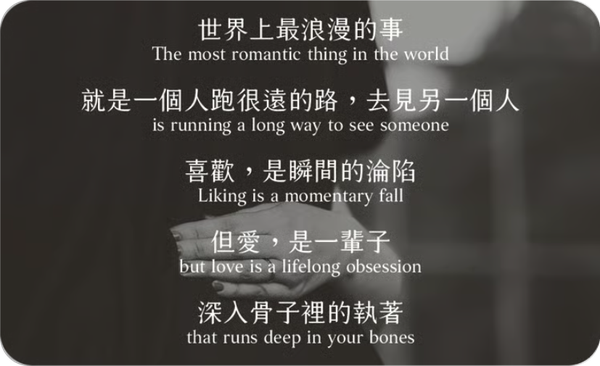
#> input picture _原始檔/img/cards/01.png, 600 x 366 px, given in place of card_01.png, which was not available
$ python prep_cards.py
#> lines starting #> are read from the running program, lines starting #| are printed output that depends on the picture; after the words box and inside, x2 and y2 are one past the last pixel; in counts of white or black regions, pixels touching at a corner belong together
"""語錄卡卡面：從專屬內容頁截圖（IG 封面工作檔 cards/card_NN.png，831×510，卡在 x3–830、y2–507，圓角約 40）裁成圓角透明 PNG。
另外做 06 一頁拆解的 8 張輪播（每張 1.2 秒＝15fps×18 格）與上方語錄字幕。"""
import os, json, shutil
from PIL import Image, ImageDraw
D = os.path.dirname(os.path.abspath(__file__))
SRC = "/Users/ningchang/Library/Mobile Documents/com~apple~CloudDocs/○煦暖曆/01_廣告投放/語錄卡/圖文/IG輪播_4比5/工作檔/封面單品情境/cards/"
Q = json.load(open(D + '/quotes_50.json'))   # 專屬內容頁 alt 文字：{"1": "第一行\n第二行…"}
#> (reads _原始檔/quotes_50.json from the repository)
def card(n, w=600):
#> called with n = 1, w = 600
    im = Image.open(f'{SRC}card_{n:02d}.png').convert('RGB').crop((3, 2, 830, 507))
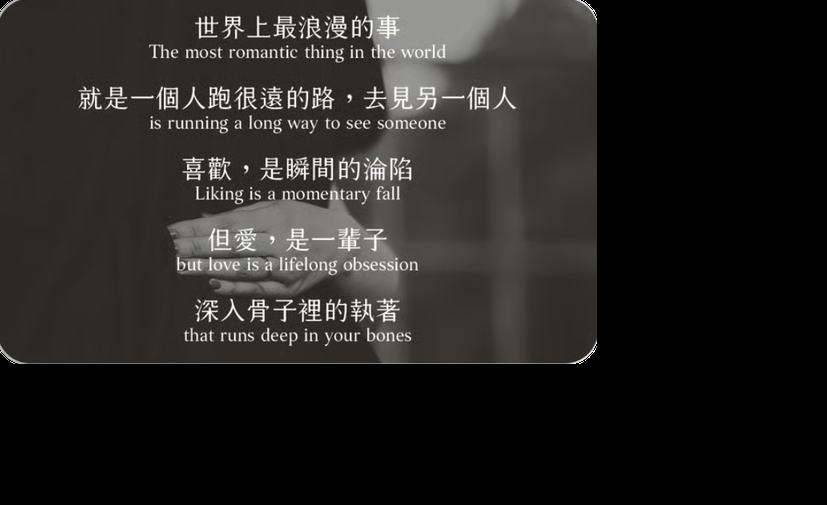
#> im: PIL image 827x505 RGB; mean R, G, B 36.8, 35.4, 33.6
    s = 4; m = Image.new('L', (im.width * s, im.height * s), 0)
#> after `m = Image.new('L', (im.width * s, im.height * s), 0)`: m: PIL image 3308x2020 L; every value is 0
    ImageDraw.Draw(m).rounded_rectangle((0, 0, im.width * s - 1, im.height * s - 1), radius=40 * s, fill=255)
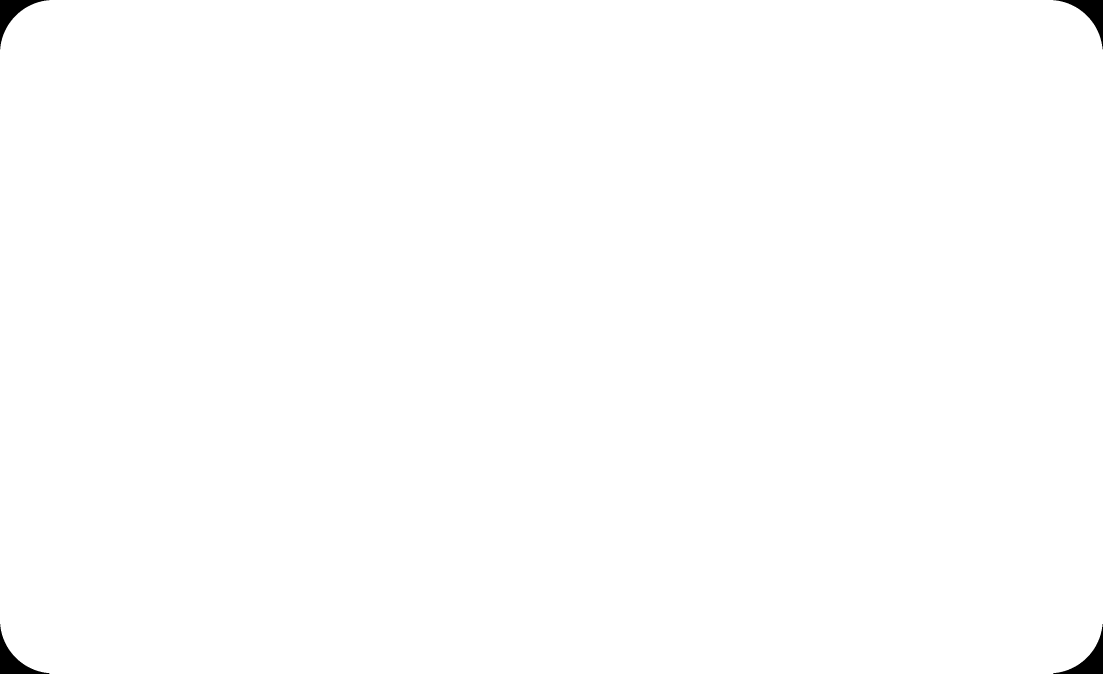
#> m: PIL image 3308x2020 L (shown at 1/3 size); 99.7% white; 4 black regions, box (x1, y1, x2, y2) and area: (0, 0, 148, 148) 5541, (3160, 0, 3308, 148) 5541, (0, 1872, 148, 2020) 5541, (3160, 1872, 3308, 2020) 5541
    m = m.resize(im.size, Image.LANCZOS); im = im.convert('RGBA'); im.putalpha(m)
#> after `m = m.resize(im.size, Image.LANCZOS)`:
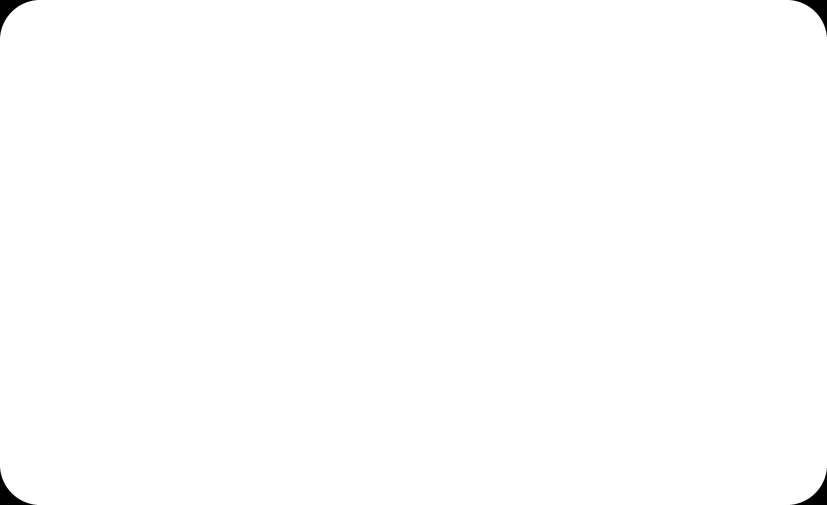
#> m: PIL image 827x505 L; min 0, max 255, mean 254.2
    return im.resize((w, round(im.height * w / im.width)), Image.LANCZOS)
os.makedirs(D + '/img/cards', exist_ok=True)
for n in range(1, 51): card(n).save(f'{D}/img/cards/{n:02d}.png')
#> pass 2 of the loop `for n in range(1, 51): card(n).save(f'{D}/img/cards/{n:02d}.png')`:
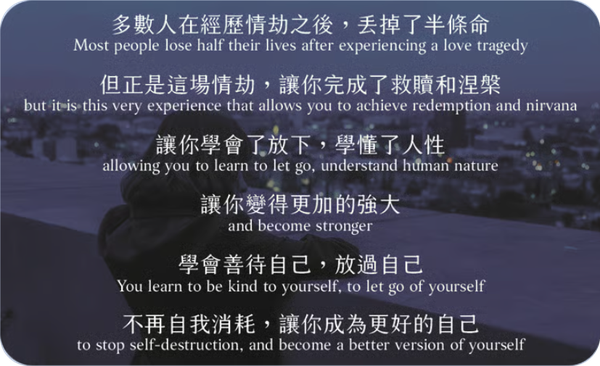
#> input picture _原始檔/img/cards/02.png, 600 x 366 px, given in place of card_02.png, which was not available
#> in card (call 2), `im = Image.open(f'{SRC}card_{n:02d}.png').convert('RGB').crop((3, 2, 8..`:
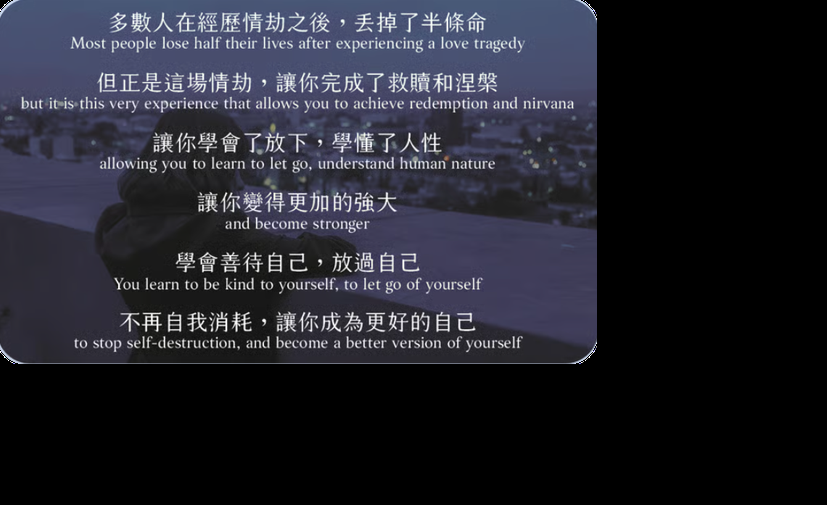
#> im: PIL image 827x505 RGB; mean R, G, B 35.4, 36.2, 45.4
#> in card (call 2), `return im.resize((w, round(im.height * w / im.width)), Image.LANCZOS)`:
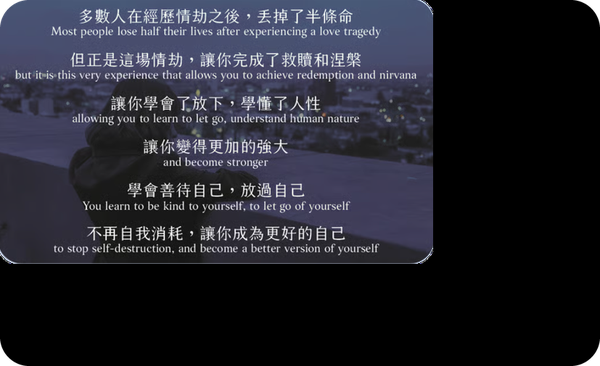
#> returned value: PIL image 600x366 RGBA; mean R, G, B, A 35.3, 36.1, 45.3, 254.2; transparent parts drawn white
#> (the run stopped early here; a loop or call above may not have finished)
